Frame 1 (no input): blank canvas, image omitted
Frame 60 (the mouse pressed at the canvas centre just before this capture): blank canvas, image omitted
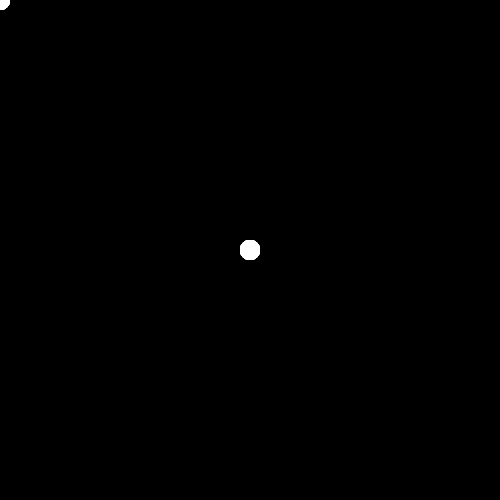
Frame 120 (the mouse held since frame 60 and released just before this capture)

The Processing sketch whose frames 1 and 60 were blank and that drew this single picture after the mouse press (run headless with seeded random() and noise(); from frame 60 on, the mouse is pressed at the canvas centre):

// Processing sketch: pena_coloring
// ── pena_coloring.pde
void setup (){
  size(500,500);
  background(0);
}

void draw (){
  pinkCircle(mouseX, mouseY, 20);
  
}

void pinkCircle (int x, int y, int d){
  noStroke();
  ellipse(x, y, d, d);
}
void keyPressed (){
  if(key=='r'){
    fill(255, 0, 0, 100);
    pinkCircle(mouseX, mouseY, 20);
  }
  if(key == 'o'){
    fill(247, 141, 35, 100);
  }
  if(key=='y'){
    fill(247, 241, 80, 100);
}
  if(key=='g'){
    fill(6, 198, 14, 100);
  }
  if(key == 'b'){
    fill(65, 63, 250, 100);
  }
  if(key=='p'){
  fill(178, 110, 252, 100);
  }
  if(key=='e'){
    background(0);
  }
}
